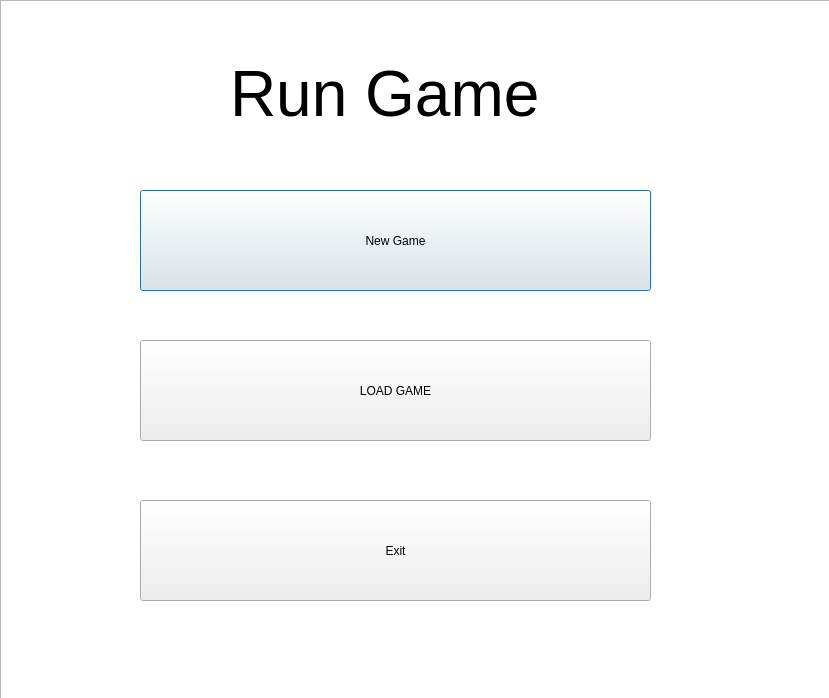
<?xml version="1.0" encoding="UTF-8"?>
<ui version="4.0">
 <class>Menu</class>
 <widget class="QDialog" name="Menu">
  <property name="geometry">
   <rect>
    <x>0</x>
    <y>0</y>
    <width>829</width>
    <height>698</height>
   </rect>
  </property>
  <property name="windowTitle">
   <string>Dialog</string>
  </property>
  <widget class="QPushButton" name="pushButton">
   <property name="geometry">
    <rect>
     <x>140</x>
     <y>190</y>
     <width>511</width>
     <height>101</height>
    </rect>
   </property>
   <property name="styleSheet">
    <string notr="true">background-image: url(:/Resourse/Botones.png);
font: 28pt &quot;Stencil&quot;;</string>
   </property>
   <property name="text">
    <string>New Game</string>
   </property>
  </widget>
  <widget class="QLabel" name="label">
   <property name="geometry">
    <rect>
     <x>230</x>
     <y>20</y>
     <width>401</width>
     <height>151</height>
    </rect>
   </property>
   <property name="styleSheet">
    <string notr="true">font: 75 8pt &quot;Script MT Bold&quot;;</string>
   </property>
   <property name="text">
    <string>&lt;html&gt;&lt;head/&gt;&lt;body&gt;&lt;p&gt;&lt;span style=&quot; font-size:48pt;&quot;&gt;Run Game&lt;/span&gt;&lt;/p&gt;&lt;/body&gt;&lt;/html&gt;</string>
   </property>
  </widget>
  <widget class="QPushButton" name="pushButton_4">
   <property name="geometry">
    <rect>
     <x>140</x>
     <y>340</y>
     <width>511</width>
     <height>101</height>
    </rect>
   </property>
   <property name="styleSheet">
    <string notr="true">background-image: url(:/Resourse/Botones.png);
font: 28pt &quot;Stencil&quot;;</string>
   </property>
   <property name="text">
    <string>LOAD GAME</string>
   </property>
  </widget>
  <widget class="QPushButton" name="pushButton_2">
   <property name="geometry">
    <rect>
     <x>140</x>
     <y>500</y>
     <width>511</width>
     <height>101</height>
    </rect>
   </property>
   <property name="styleSheet">
    <string notr="true">background-image: url(:/Resourse/Botones.png);
font: 28pt &quot;Stencil&quot;;</string>
   </property>
   <property name="text">
    <string>Exit</string>
   </property>
  </widget>
  <widget class="QTextEdit" name="textEdit">
   <property name="geometry">
    <rect>
     <x>0</x>
     <y>0</y>
     <width>841</width>
     <height>701</height>
    </rect>
   </property>
   <property name="styleSheet">
    <string notr="true">background-image: url(:/Resourse/Menu.png);</string>
   </property>
  </widget>
  <zorder>textEdit</zorder>
  <zorder>pushButton</zorder>
  <zorder>label</zorder>
  <zorder>pushButton_4</zorder>
  <zorder>pushButton_2</zorder>
 </widget>
 <resources/>
 <connections/>
</ui>
